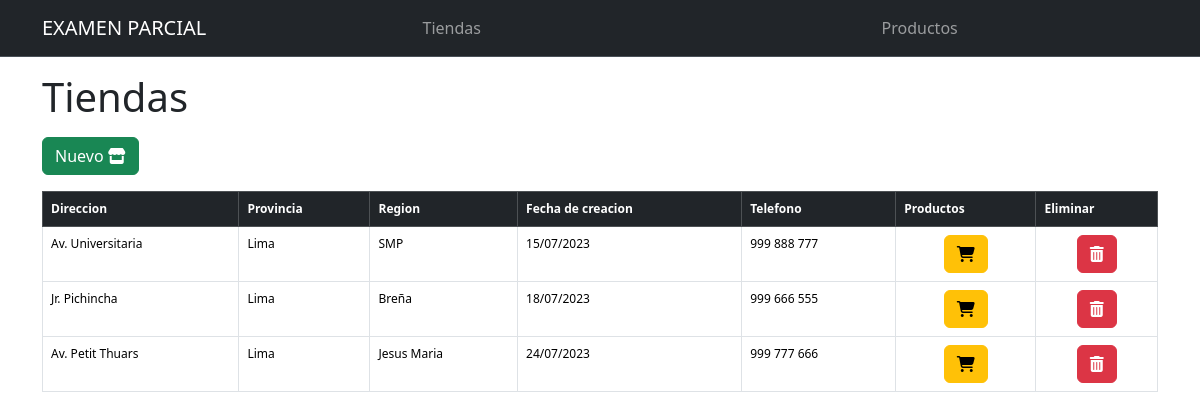
The app's page /gestionTienda/, older data.
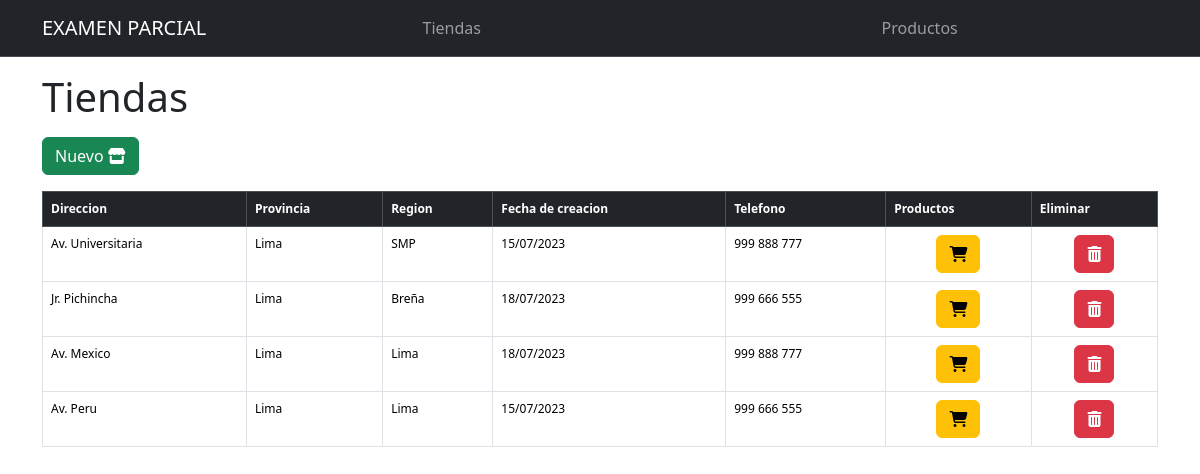
The same page, newer data.
### gestionTienda/models.py (models this page shows)
class Tienda(models.Model):
    direccion=models.CharField(max_length=48, blank=True, null=True)
    provincia=models.CharField(max_length=32, blank=True, null=True)
    region=models.CharField(max_length=16, blank=True, null=True)
    fechaCreacion=models.CharField(max_length=32, blank=True, null=True)
    telefonoContacto=models.CharField(max_length=16, blank=True, null=True)

### gestionTienda/views.py (the view, shortened to what this page needs)
# urls.py: path('',views.index,name='index'),
def index(request):
    return render(request,'tienda.html',{
        'tiendasTotales':Tienda.objects.all()
    })

### gestionTienda/templates/tienda.html (shortened to what this page needs)
{% extends 'base.html' %}
{% block pageContent %}
            <h1 class="mt-3 mb-3">Tiendas</h1>
            <a class="btn btn-success text-white mb-3" data-bs-toggle="modal" data-bs-target="#nuevoTienda">Nuevo <i class="fa-solid fa-store"></i></a>
            <div style="overflow-x: auto;min-width: auto;">
                <table class="table table-bordered table-hover" id="usersTable" style="font-size: 12px;">
                    <thead class="table-dark">
                        <th scope="col">Direccion</th>
                        <th scope="col">Provincia</th>
                        <th scope="col">Region</th>
                        <th scope="col">Fecha de creacion</th>
                        <th scope="col">Telefono</th>
                        <th scope="col">Productos</th>
                        <th scope="col">Eliminar</th>
                    </thead>
                    <tbody>
                        {% for tiendaUnitario in tiendasTotales %}
                        <tr>
                            <td>{{ tiendaUnitario.direccion }}</td>
                            <td>{{ tiendaUnitario.provincia }}</td>
                            <td>{{ tiendaUnitario.region }}</td>
                            <td>{{ tiendaUnitario.fechaCreacion }}</td>
                            <td>{{ tiendaUnitario.telefonoContacto }}</td>
                            <td class="text-center"><a class="btn btn-warning" href="{% url 'gestionTienda:detalleTienda' tiendaUnitario.id %}"><i class="fa-solid fa-cart-shopping"></i></a></td>
                            <td class="text-center"><a class="btn btn-danger" href="{% url 'gestionTienda:eliminarTienda' tiendaUnitario.id %}"><i class="fa-solid fa-trash-can"></i></a></td>
                        </tr>
                        {% endfor %}
                    </tbody>
                </table>
            </div>
{% endblock %}

Row changes from the older to the newer data that the page shows:
removed Tienda: direccion "Av. Petit Thuars", provincia "Lima", region "Jesus Maria", fechaCreacion "24/07/2023", telefonoContacto "999 777 666"
added Tienda: direccion "Av. Mexico", provincia "Lima", region "Lima", fechaCreacion "18/07/2023", telefonoContacto "999 888 777"
added Tienda: direccion "Av. Peru", provincia "Lima", region "Lima", fechaCreacion "15/07/2023", telefonoContacto "999 666 555"
